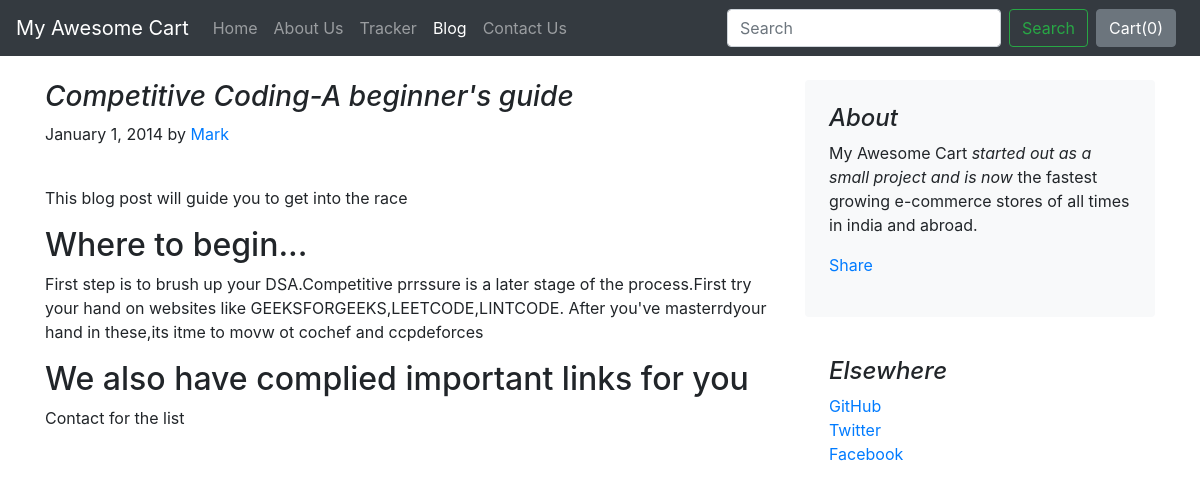
The page /blog/blogpost/1 on the database its author committed.
### blog/models.py (models this page shows)
class Blogpost(models.Model):
    post_id = models.AutoField(primary_key=True)
    title = models.CharField(max_length=50)
    head0 = models.CharField(max_length=500, default="")
    chead0 = models.CharField(max_length=5000, default="")
    head1 = models.CharField(max_length=500, default="")
    chead1 = models.CharField(max_length=5000, default="")
    head2 = models.CharField(max_length=500, default="")
    chead2 = models.CharField(max_length=5000, default="")
    pub_date = models.DateField()
    thumbnail = models.ImageField(upload_to='shop/images', default="")
    def __str__(self):
        return self.title

### blog/views.py (the view)
# urls.py: path("blogpost/<int:id>", views.blogpost, name="blogHome")
def blogpost(request, id):
    post = Blogpost.objects.filter(post_id = id)[0]
    print(post)
    return render(request, 'blog/blogpost.html',
                  {'post':post})

### blog/templates/blog/blogpost.html (shortened to what this page needs)
{% extends 'blog/basic.html' %}
{% block body %}
<div class="container">
    <div class="row mt-4">
        <div class="col-md-8 blog-main">
            <h3 class="font-italic">
                {{post.title}}
            </h3>
            <div class="blog-post">
                <p class="blog-post-meta">January 1, 2014 by <a href="#">Mark</a></p>
                <div class="fb-like" data-href="http://127.0.0.1:8000/blog/blogpost/{{post.post_id}}" data-layout="standard" data-action="like" data-size="large" data-show-faces="false" data-share="true"></div><br>
                <p>{{post.chead0}}</p>
                <h2>{{post.head1}}</h2>
                <p>{{post.chead1}}</p>
                <h2>{{post.head2}}</h2>
                <p>{{post.chead2}}</p>
            </div>
        </div>
        <aside class="col-md-4 blog-sidebar">
            <div class="p-4 mb-3 bg-light rounded">
                <h4 class="font-italic">About</h4>
                <p class="mb-0">My Awesome Cart <em>started out as a small project and is now</em> the fastest growing e-commerce stores of all times in india and abroad.</p>
                <div class="my-3 fb-share-button" data-href="http://127.0.0.1:8000/blog/blogpost/{{post.post_id}}" data-layout="button_count" data-size="large"><a target="_blank" href="https://www.facebook.com/sharer/sharer.php?u=http%3A%2F%2F127.0.0.1%3A8000%2Fblog%2Fblogpost%2F4&amp;src=sdkpreparse" class="fb-xfbml-parse-ignore">Share</a></div>
            </div>
            <div class="p-4">
                <h4 class="font-italic">Elsewhere</h4>
                <ol class="list-unstyled">
                    <li><a href="#">GitHub</a></li>
                    <li><a href="#">Twitter</a></li>
                    <li><a href="#">Facebook</a></li>
                </ol>
            </div>
        </aside>
    </div>
</div>
{% endblock %}

### rows shown on the page
Blogpost: title "Competitive Coding-A beginner's guide", chead0 "This blog post will guide you to get into the race", head1 "Where to begin...", chead1 "First step is to brush up your DSA.Competitive prrssure is a later stage of the process.First try your hand on websites like GEEKSFORGEEKS,LEETCODE,LINTCODE. After you've masterrdyour hand in these,its itme to movw ot cochef and ccpdeforces", head2 "We also have complied important links for you", chead2 "Contact for the list"
